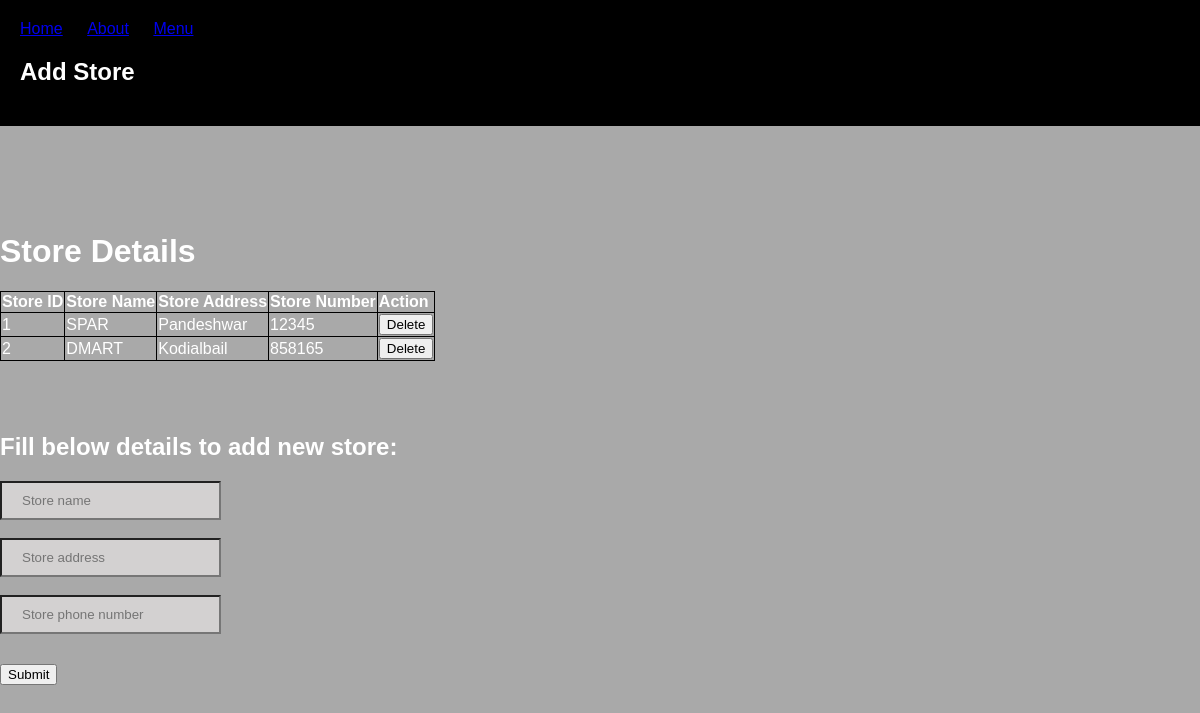
Page /admin_add_store on the committed database.
### tables this page shows
CREATE TABLE STORE(
                        store_id INTEGER PRIMARY KEY,
                        store_name TEXT,
                        store_address TEXT,
                        store_phone TEXT
                    );

### main.py (the view)
@app.route('/admin_add_store')
def render_admin_add_details():
    with sql.connect('grocery.db') as conn:
        c = conn.cursor()
        store_query = c.execute("""SELECT * FROM STORE""").fetchall()
        return render_template("admin_add_store.html",store=store_query)

### templates/admin_add_store.html (shortened to what this page needs)
<!DOCTYPE html>
<html lang="en">
<head>
    <link href="{{url_for('static',filename='css/main_styles.css')}}" rel="stylesheet">
</head>
<body>
  <header>
      <nav>
          <ul>
              <li><a href="/index">Home</a></li>
              <li><a href="/about">About</a></li>
              <li><a href="/admin_menu">Menu</a></li>
          </ul>
          <h1>Add Store</h1>
      </nav>
</header>
<h1 style="text-align: left; margin-top: 107px;">Store Details</h1>
    <table style="border: 1px solid black; text-align: left;border-collapse: collapse;">
        <tr style="border: 1px solid black;">
            <th style="border: 1px solid black;">Store ID</th>
            <th style="border: 1px solid black;">Store Name</th>
            <th style="border: 1px solid black;">Store Address</th>
            <th style="border: 1px solid black;">Store Number</th>
            <th style="border: 1px solid black;">Action</th>
        </tr>
        {% for s in store %}
                <tr style="border: 1px solid black;">
                    <td style="border: 1px solid black;">{{s[0]}}</td>
                    <td style="border: 1px solid black;">{{s[1]}}</td>
                    <td style="border: 1px solid black;">{{s[2]}}</td>
                    <td style="border: 1px solid black;">{{s[3]}}</td>
                    <td><a href="/delete_stores/{{s[0]}}"><button onclick="return confirm('Are you sure to Delete data');" value="DELETE" class="btn btn-danger">Delete </button> </a> </td>
                </tr>
        {% endfor %}
    </table>
<form style="text-align: left; margin-top: 6%;" action='/add_store_button' method="POST">
    <h2>Fill below details to add new store:</h2>
    <div">
        <input style="background-color: #d3d1d1; padding: 10px 20px;" type="text" name="name" placeholder="Store name">
    <br>
    <br>
    <div">
        <input style="background-color: #d3d1d1; padding: 10px 20px;" type="text" name="address" placeholder="Store address">
    <br>
    <br>
    <div">
        <input style="background-color: #d3d1d1; padding: 10px 20px;" type="text" name="phone" placeholder="Store phone number">
    <br>
    <button style="margin-top: 30px;" type="submit" value="Submit">Submit</button>
</form>
</body>
</html>

### static/css/main_styles.css (style rules this page uses)
body { background:darkgray; color: white; font-family: Arial, Helvetica, sans-serif; margin:0; padding:0; }
header { background : black; padding:20px; }
ul { margin:0; padding:0; list-style-type:none; }
li { display:inline-block; margin-right :20px; }

### rows in the picture
STORE: store_id "1", store_name "SPAR", store_address "Pandeshwar", store_phone "12345"
STORE: store_id "2", store_name "DMART", store_address "Kodialbail", store_phone "858165"
